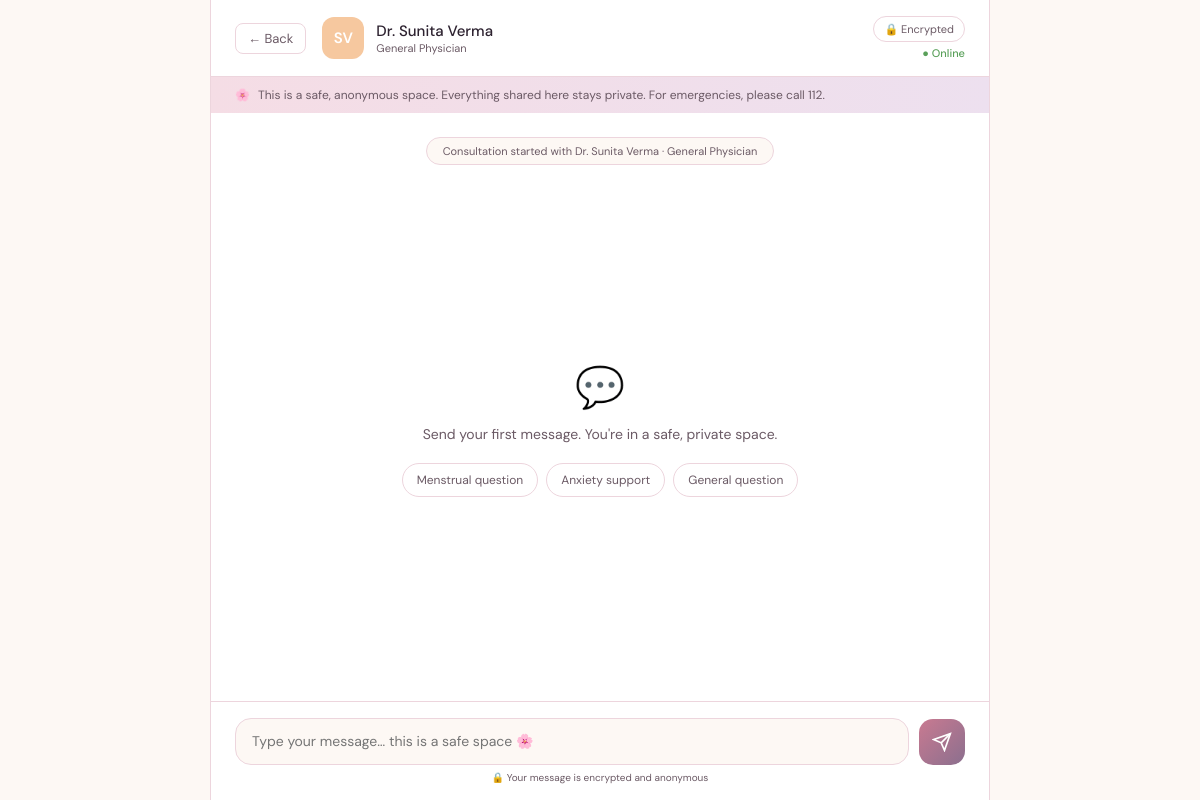
Screenshot of /chat/4 (signed in) with the database file from the repository.
### app.py (models this page shows)
class Doctor(db.Model):
    id           = db.Column(db.Integer, primary_key=True)
    name         = db.Column(db.String(100), nullable=False)
    specialty    = db.Column(db.String(100), nullable=False)
    category     = db.Column(db.String(50), nullable=False)   # menstrual / sexual / mental / general
    experience   = db.Column(db.Integer, default=0)
    rating       = db.Column(db.Float, default=4.5)
    avatar_color = db.Column(db.String(20), default='#e8b4c8')
    available    = db.Column(db.Boolean, default=True)

### app.py (the view)
@app.route('/chat/<int:doctor_id>')
@login_required
def chat(doctor_id):
    doctor  = Doctor.query.get_or_404(doctor_id)
    room_id = f"{session['user_id']}_{doctor_id}"
    messages = Message.query.filter_by(room_id=room_id).order_by(Message.timestamp).all()
    return render_template('chat.html', doctor=doctor, messages=messages,
                           room_id=room_id, username=session.get('username'))

### app.py (called while the page is built)
def login_required(f):
    from functools import wraps
    @wraps(f)
    def decorated(*args, **kwargs):
        if 'user_id' not in session:
            return redirect(url_for('login'))
        return f(*args, **kwargs)
    return decorated

### templates/chat.html (shortened to what this page needs)
<!DOCTYPE html>
<html lang="en">
<head>
<link rel="stylesheet" href="{{ url_for('static', filename='style.css') }}"/>
</head>
<body class="chat-page">
<div class="chat-layout">
  <header class="chat-header">
    <a href="/dashboard" class="back-btn">← Back</a>
    <div class="chat-doctor-info">
      <div class="chat-doc-avatar" style="background:{{ doctor.avatar_color }}">
        {{ doctor.name.split()[1][0] }}{{ doctor.name.split()[2][0] if doctor.name.split()|length > 2 else '' }}
      </div>
      <div>
        <div class="chat-doc-name">{{ doctor.name }}</div>
        <div class="chat-doc-spec">{{ doctor.specialty }}</div>
      </div>
    </div>
    <div class="chat-header-badges">
      <span class="badge-secure">🔒 Encrypted</span>
      <div class="availability avail-yes">● Online</div>
    </div>
  </header>
  <div class="chat-disclaimer">
    <span>🌸</span>
    This is a safe, anonymous space. Everything shared here stays private. For emergencies, please call 112.
  </div>
  <div class="messages-area" id="messages-area">
    <div class="msg-system">
      Consultation started with {{ doctor.name }} · {{ doctor.specialty }}
    </div>
    {% if not messages %}
    <div class="chat-empty">
      <div class="chat-empty-icon">💬</div>
      <p>Send your first message. You're in a safe, private space.</p>
      <div class="quick-prompts">
        <button class="quick-btn" onclick="fillPrompt('I have a question about my menstrual cycle')">Menstrual question</button>
        <button class="quick-btn" onclick="fillPrompt('I\'ve been feeling anxious lately and need guidance')">Anxiety support</button>
        <button class="quick-btn" onclick="fillPrompt('I have a general health concern I\'d like to discuss')">General question</button>
      </div>
    </div>
    {% endif %}
  </div>
  <footer class="chat-input-area">
    <div class="input-row">
      <textarea id="msg-input" placeholder="Type your message… this is a safe space 🌸"
                rows="1" onkeydown="handleKey(event)" oninput="autoResize(this)"></textarea>
      <button class="send-btn" onclick="sendMessage()" id="send-btn">
        <svg width="20" height="20" viewBox="0 0 24 24" fill="none" stroke="currentColor" stroke-width="2">
          <line x1="22" y1="2" x2="11" y2="13"></line>
          <polygon points="22 2 15 22 11 13 2 9 22 2"></polygon>
        </svg>
      </button>
    </div>
    <p class="input-note">🔒 Your message is encrypted and anonymous</p>
  </footer>
</div>
</body>
</html>

### static/style.css (style rules this page uses)
:root { --rose: #e8a0b0; --rose-deep: #c97a91; --rose-soft: #f5dde5; --cream: #fdf8f4; --sage: #b5c9a8; --sage-soft: #e6efe2; --plum: #8b6f8e; --plum-soft: #ede0ef; --gold: #d4a24c; --ink: #2d2230; --ink-soft: #6b5a65; --white: #ffffff; --border: #edd5dd; --shadow: 0 4px 24px rgba(200,130,155,0.12); --shadow-md: 0 8px 40px rgba(200,130,155,0.18); --radius: 16px; --radius-sm: 10px; }
*, *::before, *::after { box-sizing: border-box; margin: 0; padding: 0; }
body { font-family: 'DM Sans', sans-serif; background: var(--cream); color: var(--ink); min-height: 100vh; }
.badge-secure, .badge-anon { font-size: 11px; padding: 5px 10px; border-radius: 20px; border: 1px solid var(--border); color: var(--ink-soft); background: var(--white); }
.availability { font-size: 11px; font-weight: 500; }
.avail-yes { color: #5aa05a; }
.chat-page { background: var(--cream); }
.chat-layout { display: flex; flex-direction: column; height: 100vh; max-width: 780px; margin: 0 auto; background: var(--white); border-left: 1px solid var(--border); border-right: 1px solid var(--border); }
.chat-header { display: flex; align-items: center; gap: 16px; padding: 16px 24px; border-bottom: 1px solid var(--border); background: var(--white); position: sticky; top: 0; z-index: 10; }
.back-btn { font-size: 13px; color: var(--ink-soft); text-decoration: none; padding: 6px 12px; border-radius: 8px; border: 1px solid var(--border); transition: all 0.18s; white-space: nowrap; }
.chat-doctor-info { display: flex; align-items: center; gap: 12px; flex: 1; }
.chat-doc-avatar { width: 42px; height: 42px; border-radius: 12px; display: flex; align-items: center; justify-content: center; font-size: 15px; font-weight: 600; color: white; }
.chat-doc-name { font-size: 15px; font-weight: 500; color: var(--ink); }
.chat-doc-spec { font-size: 11px; color: var(--ink-soft); }
.chat-header-badges { display: flex; flex-direction: column; align-items: flex-end; gap: 4px; }
.chat-disclaimer { background: linear-gradient(90deg, var(--rose-soft), var(--plum-soft)); padding: 10px 24px; font-size: 12px; color: var(--ink-soft); display: flex; gap: 8px; align-items: center; }
.messages-area { flex: 1; overflow-y: auto; padding: 24px; display: flex; flex-direction: column; gap: 16px; }
.msg-system { text-align: center; font-size: 11px; color: var(--ink-soft); background: var(--cream); border-radius: 20px; padding: 6px 16px; border: 1px solid var(--border); align-self: center; }
.chat-empty { flex: 1; display: flex; flex-direction: column; align-items: center; justify-content: center; gap: 12px; color: var(--ink-soft); }
.chat-empty-icon { font-size: 40px; }
.chat-empty p { font-size: 14px; }
.quick-prompts { display: flex; gap: 8px; flex-wrap: wrap; justify-content: center; margin-top: 8px; }
.quick-btn { padding: 8px 14px; border-radius: 20px; border: 1.5px solid var(--border); background: var(--white); font-family: 'DM Sans', sans-serif; font-size: 12px; color: var(--ink-soft); cursor: pointer; transition: all 0.18s; }
.chat-input-area { padding: 16px 24px; border-top: 1px solid var(--border); background: var(--white); position: sticky; bottom: 0; }
.input-row { display: flex; gap: 10px; align-items: flex-end; }
.input-row textarea { flex: 1; padding: 12px 16px; border: 1.5px solid var(--border); border-radius: 16px; font-family: 'DM Sans', sans-serif; font-size: 14px; color: var(--ink); background: var(--cream); resize: none; outline: none; transition: border-color 0.2s; line-height: 1.5; }
.send-btn { width: 46px; height: 46px; border-radius: 14px; border: none; background: linear-gradient(135deg, var(--rose-deep), var(--plum)); color: white; cursor: pointer; display: flex; align-items: center; justify-content: center; transition: all 0.18s; flex-shrink: 0; }
.input-note { font-size: 10px; color: var(--ink-soft); margin-top: 6px; text-align: center; }

### rows the page displays
Doctor: name "S", name.split|length "V", name "Dr. Sunita Verma", specialty "General Physician"
